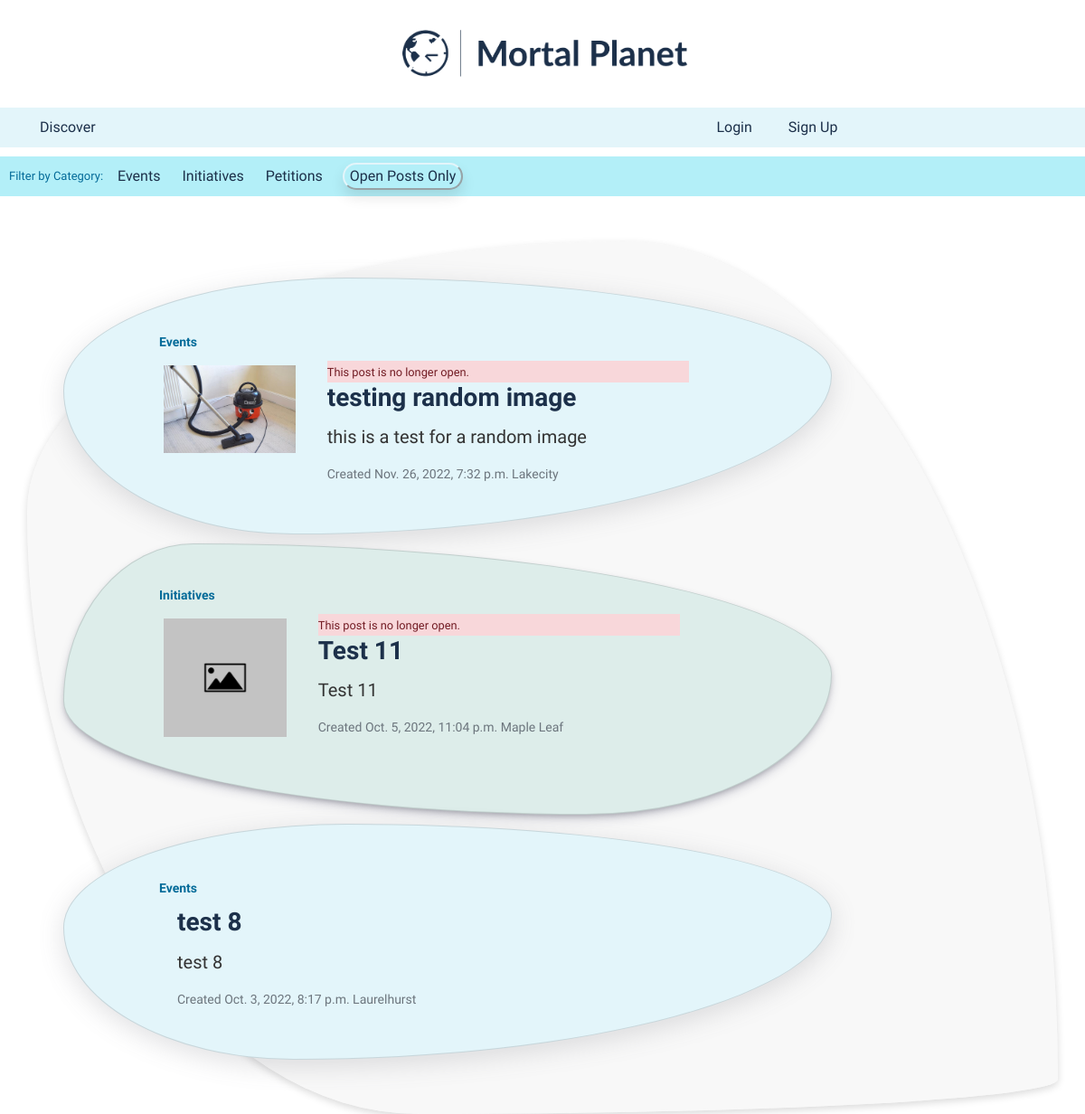
Page /engage on the committed database.
### mortalplanet/models.py (models this page shows)
class Category(models.Model):
    class Meta:
        verbose_name_plural = "categories"
    name = models.CharField(max_length=255)
    share = models.BooleanField(default=True)
    def __str__(self):
        return self.name

class Post(models.Model):
    open = models.BooleanField(default=True)
    category = models.ForeignKey("Category", on_delete=models.SET_NULL, blank=True, null=True)
    location = models.ForeignKey("Location",on_delete=models.SET_NULL, blank=True, null=True)
    creation_time = models.DateTimeField(auto_now_add=True)
    description = models.TextField(blank=True)
    image = models.ImageField(upload_to='PostImages',null=True,blank=True)
    poster = models.ForeignKey("User", on_delete=models.CASCADE, related_name="posts")
    title = models.CharField(max_length=255)

class Location(models.Model):
    class Meta:
        verbose_name_plural = "locations"
    area = models.CharField(max_length=255)
    def __str__(self):
        return self.area

### mortalplanet/views.py (the view)
# urls.py: path("engage", views.engage, name="engage"),
def engage(request):
    post = Post.objects.filter(category__in=[4,5,6]).order_by("-creation_time")
    return render(request, "mortalplanet/engage.html", {
       "categories": Category.objects.filter(share=False),
       "posts":post,
    })

### mortalplanet/templates/mortalplanet/engage.html (shortened to what this page needs)
{% extends "mortalplanet/layout.html" %}
{% load static %}
{% block body %}
<ul class="nav sub-nav">
    <p>Filter by Category:</p> &nbsp;
    {% for category in categories %}
    <li>
        <a class="nav-link" href="{% url 'category' category.id%}">
            {{category}}
        </a>
    </li>
    {% endfor %}
    <li>
        <button id="open-toggle"> Open Posts Only</button>
    </li>
</ul>
<div id="all-posts-view" class="posts-view container">
    {% for post in posts %}
    <div class="card card-block">
        <small class="post-category heading-five">{{post.category}}</small>
        <a href="{% url 'post' post.id %}">
            <div class="row no-gutters">
                {% if post.image%}
                <div class="col-3">
                    <img src="{{post.image.url }}" class="card-img" alt="{{ post.title }}">
                </div>
                {% endif %}
                <div class="col-9">
                    <div class="card-body">
                        {% if not post.open %}
                        <div class="alert-danger">
                            <small>This post is no longer open.</small>
                        </div>
                        {% endif %}
                        <h5 class="card-title heading-two">
                            {{ post.title }}
                        </h5>
                        <p class="card-text card-text-description paragraph-three">{{ post.description }}</p>
                        <p class="card-text paragraph-five text-muted">Created {{ post.creation_time }}
                                {{post.location}}</p>
                    </div>
                </div>
            </div>
        </a>
    </div>
    {% empty %}
    NO POSTS FOR THIS TOPIC
    {% endfor %}
</div>
{% endblock %}

### mortalplanet/static/mortalplanet/style.css (style rules this page uses)
body { font-family: 'Titillium Web', sans-serif; }
.nav.sub-nav { max-height: 46px; align-items: center; }
.nav.sub-nav p { margin: 0px; color: #046B99; font-size: small; }
.nav.sub-nav a { max-height: 46px; padding: 10px; }
.sub-nav { background-color: #B3EFF8; margin: 10px 0px; padding: 0px 10px; }
.sub-nav a { margin: 0px 2px; color: #1C304A; }
.sub-nav button { color: #1C304A; border-color: #E3F5FA; border-radius: 45px; box-shadow: 0px 8px 15px rgba(0, 0, 0, 0.1); margin: 0px 10px; }
.posts-view.container { margin-top: 50px; padding: 30px; padding-bottom: 50px; background-color: rgba(243, 243, 243, .6); border-radius: 58% 42% 62% 38% / 31% 96% 4% 69%; box-shadow: rgba(0, 0, 0, 0.15) 0px 3px 8px; }
.card-text-description { max-width: 500px; max-height: 150px; overflow: hidden; white-space: nowrap; text-overflow: ellipsis; }
.card-title { max-width: 300px; max-height: 150px; overflow: hidden; white-space: nowrap; text-overflow: ellipsis; }
.card-block:nth-child(odd) { padding: 55px 85px 50px 100px; background-color: #E3F5FA; border-radius: 37% 63% 70% 30% / 44% 38% 62% 56%; box-shadow: rgba(100, 100, 111, 0.2) 0px 7px 29px 0px; }
.card-block:nth-child(even) { padding: 45px 125px 80px 100px; background-color: #ddedea; border-radius: 17% 83% 32% 68% / 58% 48% 52% 42%; box-shadow: rgba(50, 50, 93, 0.25) 0px 6px 12px -2px, rgba(0, 0, 0, 0.3) 0px 3px 7px -3px; }
.card-block { display: flex; justify-content: center; width: 850px; max-height: 300px; margin: 10px; }
.card-block img { padding: 10px 10px 10px 10px; max-width: 300px; height: auto; }
.card-body { margin-left: 20px; padding: 5px !important; }
.card-body .alert-danger { max-width: 400px; }
.heading-five { padding: 5px; color: #046B99; font-size: 14px; font-weight: 600; }
.heading-two { font-size: 28px; font-weight: 600; color: #1C304A; }
.paragraph-three { font-size: 20px; font-weight: 400; color: #333333; }
.paragraph-five { font-size: 14px; font-weight: 400; color: #333333; }

### rows in the picture
Category: name "Events"
Category: name "Initiatives"
Category: name "Petitions"
Post: category "Events", image (picture), open "This post is no longer open.", title "testing random image", description "this is a test for a random image", creation_time "Nov. 26, 2022, 7:32 p.m.", location "Lakecity"
Post: category "Initiatives", image (placeholder picture), open "This post is no longer open.", title "Test 11", description "Test 11", creation_time "Oct. 5, 2022, 11:04 p.m.", location "Maple Leaf"
Post: category "Events", title "test 8", description "test 8", creation_time "Oct. 3, 2022, 8:17 p.m.", location "Laurelhurst"
